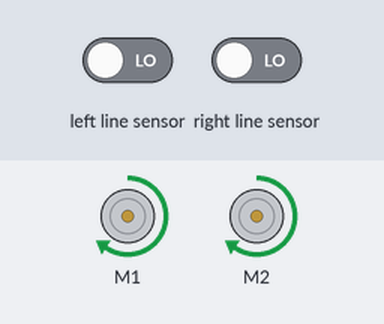
This program was run on a simulated BBC micro:bit (MakeCode). Parts: 2 × DC motor (green arrow = forward, orange = backward, longer = faster). Inputs (shaded band) come from the test bench; at power-on: left line sensor LOW, right line sensor LOW.

Above: at 1.2 s.
1.3 s: left line sensor driven HIGH
At 1.9 s:
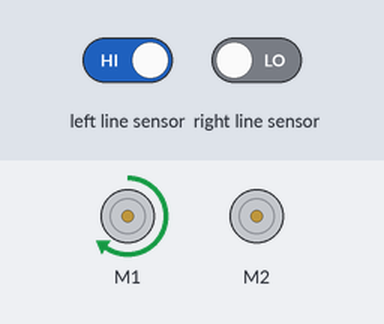
2.8 s: left line sensor driven LOW
At 4.0 s:
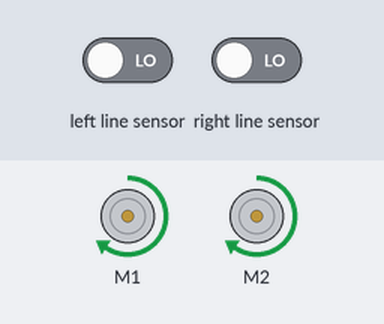
4.3 s: right line sensor driven HIGH
At 5.5 s:
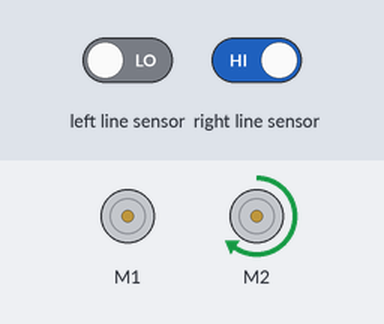
5.8 s: right line sensor driven LOW
At 6.1 s:
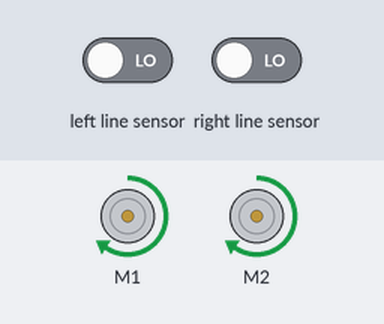
Timing chart, 0 to 8.3 s (numbered marks = the images above; inputs shaded):
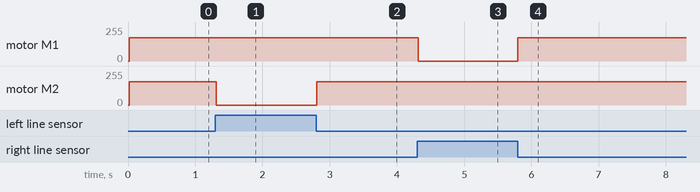

The program:

main.ts
```typescript
basic.forever(function () {
    if (maqueen.readPatrol(maqueen.Patrol.PatrolLeft) == 0 && maqueen.readPatrol(maqueen.Patrol.PatrolRight) == 0) {
        maqueen.motorRun(maqueen.Motors.All, maqueen.Dir.CW, 175)
    } else if (maqueen.readPatrol(maqueen.Patrol.PatrolLeft) == 1 && maqueen.readPatrol(maqueen.Patrol.PatrolRight) == 0) {
        maqueen.motorRun(maqueen.Motors.M1, maqueen.Dir.CW, 175)
        maqueen.motorRun(maqueen.Motors.M2, maqueen.Dir.CW, 0)
    } else if (maqueen.readPatrol(maqueen.Patrol.PatrolLeft) == 0 && maqueen.readPatrol(maqueen.Patrol.PatrolRight) == 1) {
        maqueen.motorRun(maqueen.Motors.M2, maqueen.Dir.CW, 175)
        maqueen.motorRun(maqueen.Motors.M1, maqueen.Dir.CW, 0)
    }
})
```

test.ts
```typescript
// aquí va el archivo "tests"; esto no se compilará cuando este paquete se utilice como una extensión.
```

Measured:
- after the input at 1.3 s, motor M2: forward 175/255 → stopped at once
- after the input at 2.8 s, motor M2: stopped → forward 175/255 at once
- after the input at 4.3 s, motor M1: forward 175/255 → stopped at once
- after the input at 5.8 s, motor M1: stopped → forward 175/255 at once
